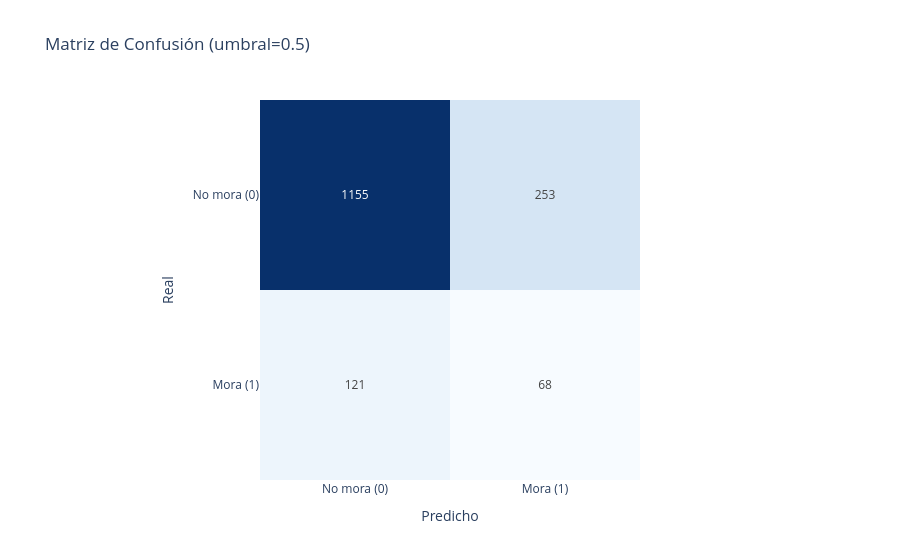

The notebook cell saved with this chart:
### Markdown cell above
### 2.5 Matriz de confusión

### Code cell
cm = confusion_matrix(y_test, y_pred)
labels = ['No mora (0)', 'Mora (1)']

fig = px.imshow(cm, text_auto=True, color_continuous_scale='Blues',
                x=labels, y=labels,
                labels=dict(x='Predicho', y='Real'),
                title='Matriz de Confusión (umbral=0.5)',
                template=TEMPLATE)
fig.update_coloraxes(showscale=False)
fig.show()

tn, fp, fn, tp = cm.ravel()
print(f'Verdaderos Negativos (TN): {tn}  — clientes buenos correctamente identificados')
print(f'Falsos Positivos    (FP): {fp}  — buenos clasificados como malos (costo: perder negocio)')
print(f'Falsos Negativos    (FN): {fn}  — malos clasificados como buenos (costo: pérdida crediticia)')
print(f'Verdaderos Positivos (TP): {tp}  — morosos correctamente detectados')

### Figure 1 — Plotly figure (JSON) as saved in the notebook; plotly's stock layout.template omitted (floating-point values rounded to 4 significant figures)
{"data": [{"coloraxis": "coloraxis", "hovertemplate": "Predicho: %{x}<br>Real: %{y}<br>color: %{z}<extra></extra>", "name": "0", "texttemplate": "%{z}", "type": "heatmap", "x": ["No mora (0)", "Mora (1)"], "xaxis": "x", "y": ["No mora (0)", "Mora (1)"], "yaxis": "y", "z": [[1155, 253], [121, 68]]}], "layout": {"coloraxis": {"colorscale": [[0, "rgb(247,251,255)"], [0.125, "rgb(222,235,247)"], [0.25, "rgb(198,219,239)"], [0.375, "rgb(158,202,225)"], [0.5, "rgb(107,174,214)"], [0.625, "rgb(66,146,198)"], [0.75, "rgb(33,113,181)"], [0.875, "rgb(8,81,156)"], [1, "rgb(8,48,107)"]], "showscale": false}, "title": {"text": "Matriz de Confusión (umbral=0.5)"}, "xaxis": {"anchor": "y", "constrain": "domain", "domain": [0, 1], "scaleanchor": "y", "title": {"text": "Predicho"}}, "yaxis": {"anchor": "x", "autorange": "reversed", "constrain": "domain", "domain": [0, 1], "title": {"text": "Real"}}}}
